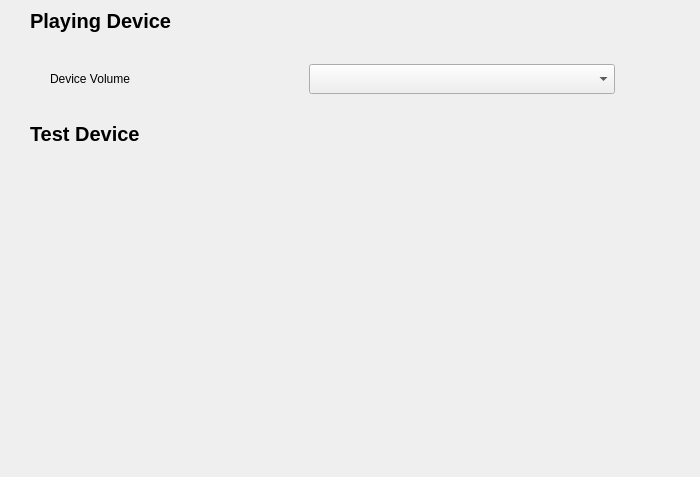
<?xml version="1.0" encoding="UTF-8"?>
<ui version="4.0">
 <class>videoForm</class>
 <widget class="QWidget" name="videoForm">
  <property name="geometry">
   <rect>
    <x>0</x>
    <y>0</y>
    <width>700</width>
    <height>477</height>
   </rect>
  </property>
  <property name="windowTitle">
   <string>Form</string>
  </property>
  <widget class="QComboBox" name="video_device">
   <property name="geometry">
    <rect>
     <x>309</x>
     <y>64</y>
     <width>306</width>
     <height>30</height>
    </rect>
   </property>
  </widget>
  <widget class="QLabel" name="label_4">
   <property name="geometry">
    <rect>
     <x>50</x>
     <y>64</y>
     <width>230</width>
     <height>30</height>
    </rect>
   </property>
   <property name="text">
    <string>Device Volume</string>
   </property>
  </widget>
  <widget class="QWidget" name="video_test" native="true">
   <property name="geometry">
    <rect>
     <x>238</x>
     <y>172</y>
     <width>232</width>
     <height>232</height>
    </rect>
   </property>
  </widget>
  <widget class="QLabel" name="label_7">
   <property name="geometry">
    <rect>
     <x>30</x>
     <y>9</y>
     <width>230</width>
     <height>24</height>
    </rect>
   </property>
   <property name="font">
    <font>
     <pointsize>15</pointsize>
     <weight>75</weight>
     <bold>true</bold>
    </font>
   </property>
   <property name="text">
    <string>Playing Device</string>
   </property>
  </widget>
  <widget class="QLabel" name="label_6">
   <property name="geometry">
    <rect>
     <x>30</x>
     <y>122</y>
     <width>230</width>
     <height>24</height>
    </rect>
   </property>
   <property name="font">
    <font>
     <pointsize>15</pointsize>
     <weight>75</weight>
     <bold>true</bold>
    </font>
   </property>
   <property name="text">
    <string>Test Device</string>
   </property>
  </widget>
 </widget>
 <resources/>
 <connections/>
</ui>
